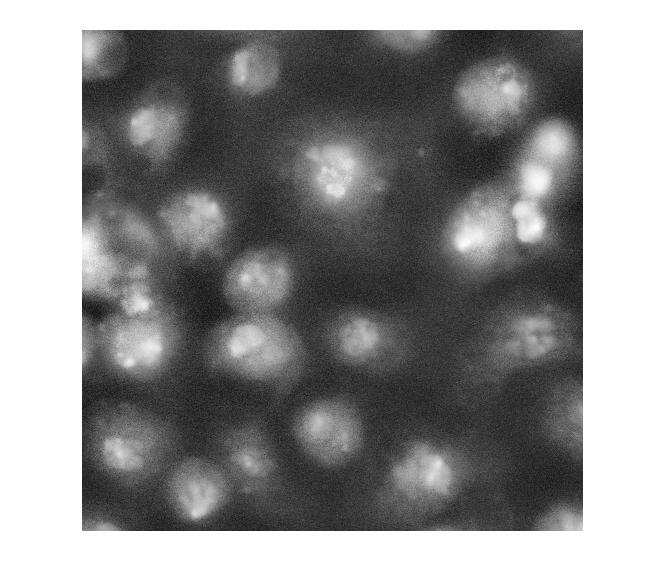
#> input picture cell_segmentation_02.jpg, 665 x 587 px
$ python ex4.py
#> lines starting #> are read from the running program, lines starting #| are printed output that depends on the picture; after the words box and inside, x2 and y2 are one past the last pixel; in counts of white or black regions, pixels touching at a corner belong together
import cv2
import numpy as np

img = cv2.imread('cell_segmentation_02.jpg')
#> img is the input picture: shape (587, 665, 3); min 14, max 255, mean 144.8

cv2.imshow('original image',img)

gray=cv2.cvtColor(img,cv2.COLOR_BGR2GRAY)
cv2.imshow('gray', gray)

t,thresh = cv2.threshold(gray, 0, 255, cv2.THRESH_BINARY+cv2.THRESH_OTSU)
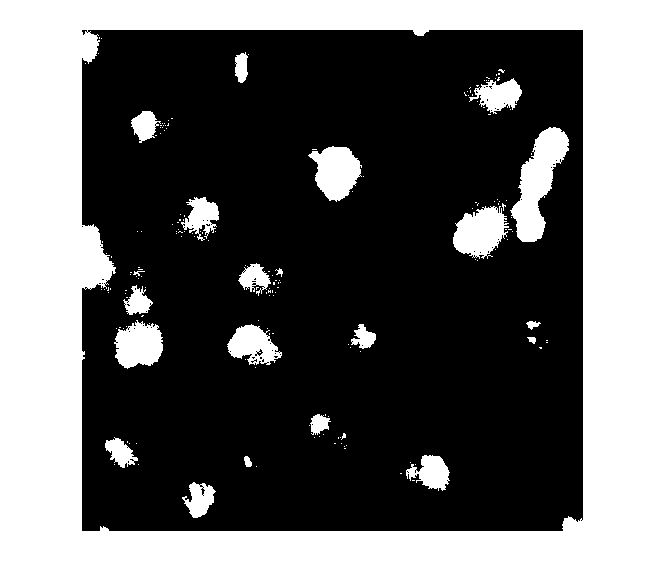
#> thresh: shape (587, 665); 40.8% white; 180 white regions (158 under 20 px), largest, box (x1, y1, x2, y2) and area: (0, 0, 665, 587) 141623, (510, 127, 569, 242) 3253, (453, 206, 509, 259) 1979
#> t = 160
cv2.imshow('Thresh', thresh)
kernel = np.ones((3,3), np.uint8)

opening = cv2.morphologyEx(thresh, cv2.MORPH_OPEN,kernel)
#> opening: shape (587, 665); 40.4% white; 27 white regions (3 under 20 px), largest, box (x1, y1, x2, y2) and area: (0, 0, 665, 587) 141518, (511, 127, 569, 242) 3192, (309, 147, 361, 200) 1912

sure_fg = cv2.erode(opening, kernel, iterations=2)
#> sure_fg: shape (587, 665); 37.9% white; 24 white regions (7 under 20 px), largest, box (x1, y1, x2, y2) and area: (0, 0, 665, 587) 137171, (514, 130, 566, 240) 2432, (313, 149, 359, 198) 1482
cv2.imshow('Sure Foreground', sure_fg)

sure_bg = cv2.dilate(opening, kernel, iterations=2)
#> sure_bg: shape (587, 665); 43% white; 23 white regions, largest, box (x1, y1, x2, y2) and area: (0, 0, 665, 587) 145788, (509, 125, 571, 244) 3959, (307, 145, 363, 202) 2371
cv2.imshow('Sure Background', sure_bg)


unknown = cv2.subtract(sure_bg, sure_fg)
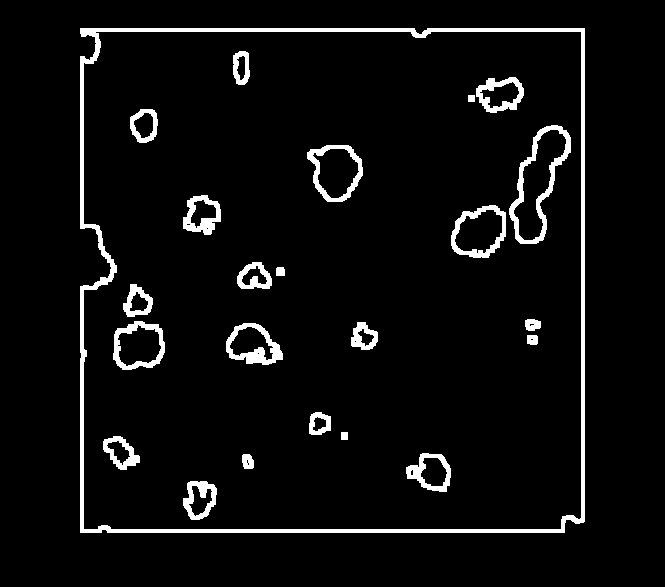
#> unknown: shape (587, 665); 5.2% white; 23 white regions, largest, box (x1, y1, x2, y2) and area: (80, 28, 585, 533) 8617, (509, 125, 571, 244) 1527, (226, 323, 283, 365) 949
cv2.imshow('Unknown', unknown)

ret,markers=cv2.connectedComponents(sure_fg)
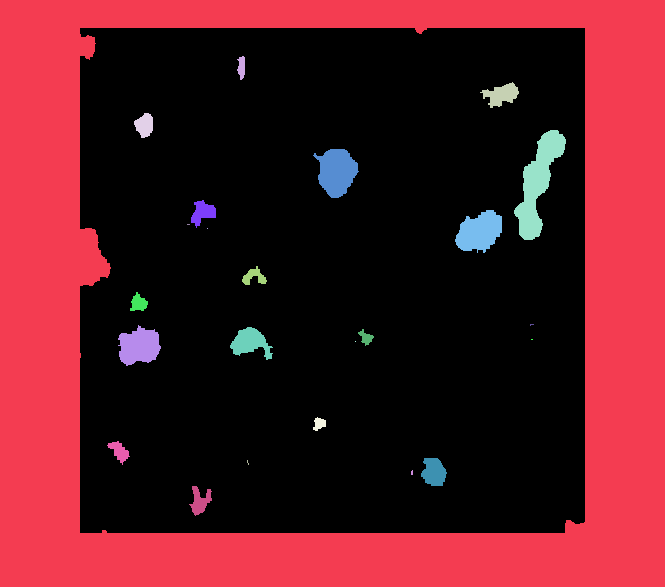
#> markers: shape (587, 665) int32; 25 distinct labels, from 0 to 24; one colour per label, 0 black
#> ret = 25
markers=markers+1
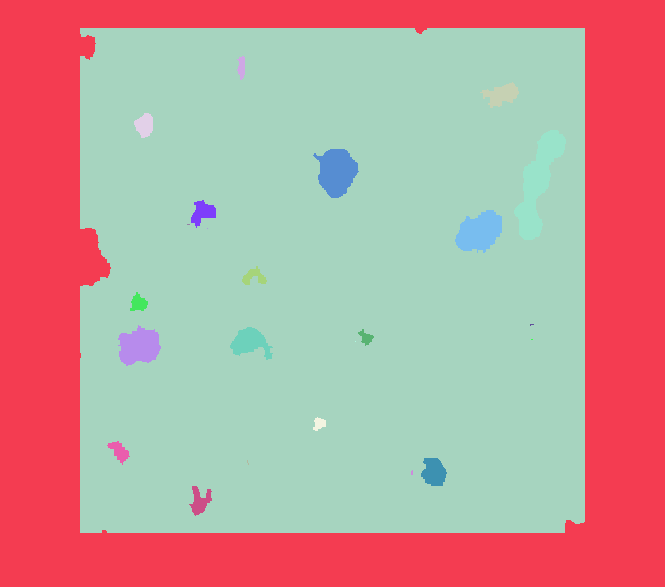
#> markers: shape (587, 665) int32; 25 distinct labels, from 1 to 25; one colour per label, 0 black
markers[unknown==255]=0
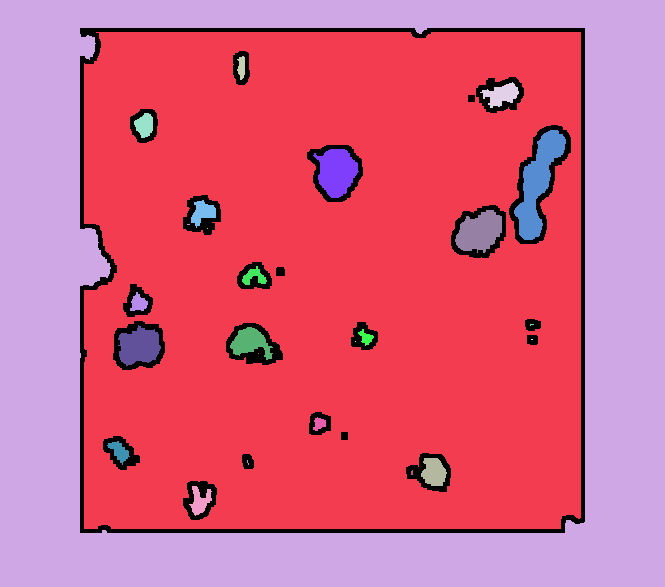
#> markers: shape (587, 665) int32; 26 distinct labels, from 0 to 25; one colour per label, 0 black

markers=cv2.watershed(img,markers)
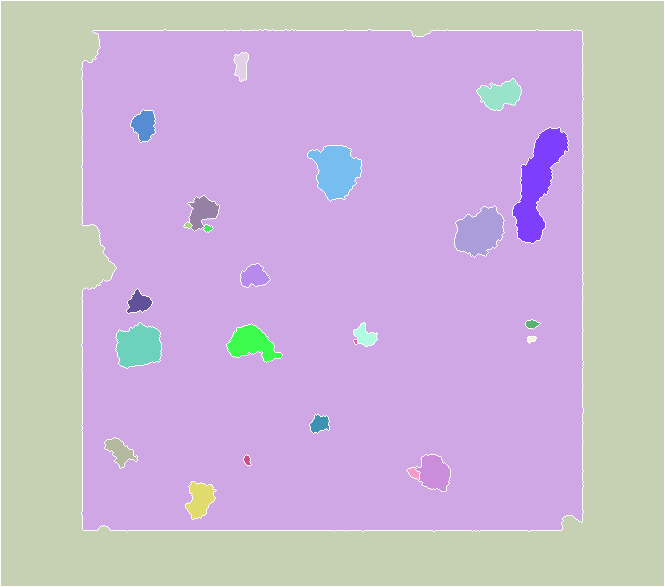
#> markers: shape (587, 665) int32; 26 distinct labels, from -1 to 25; one colour per label, 0 black, -1 white
img[markers==-1]=[0,255,0]
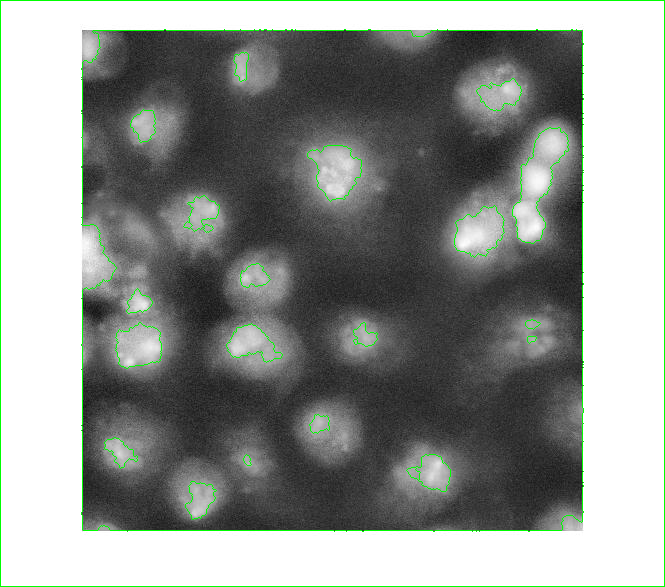
#> img: shape (587, 665, 3); 1.69% of pixels changed, all inside (x1, y1, x2, y2) = (0, 0, 665, 587)
cv2.imshow('Cell Segments',img)

#number of cells
print('Number of cells : ',ret)
#| Number of cells :  25
